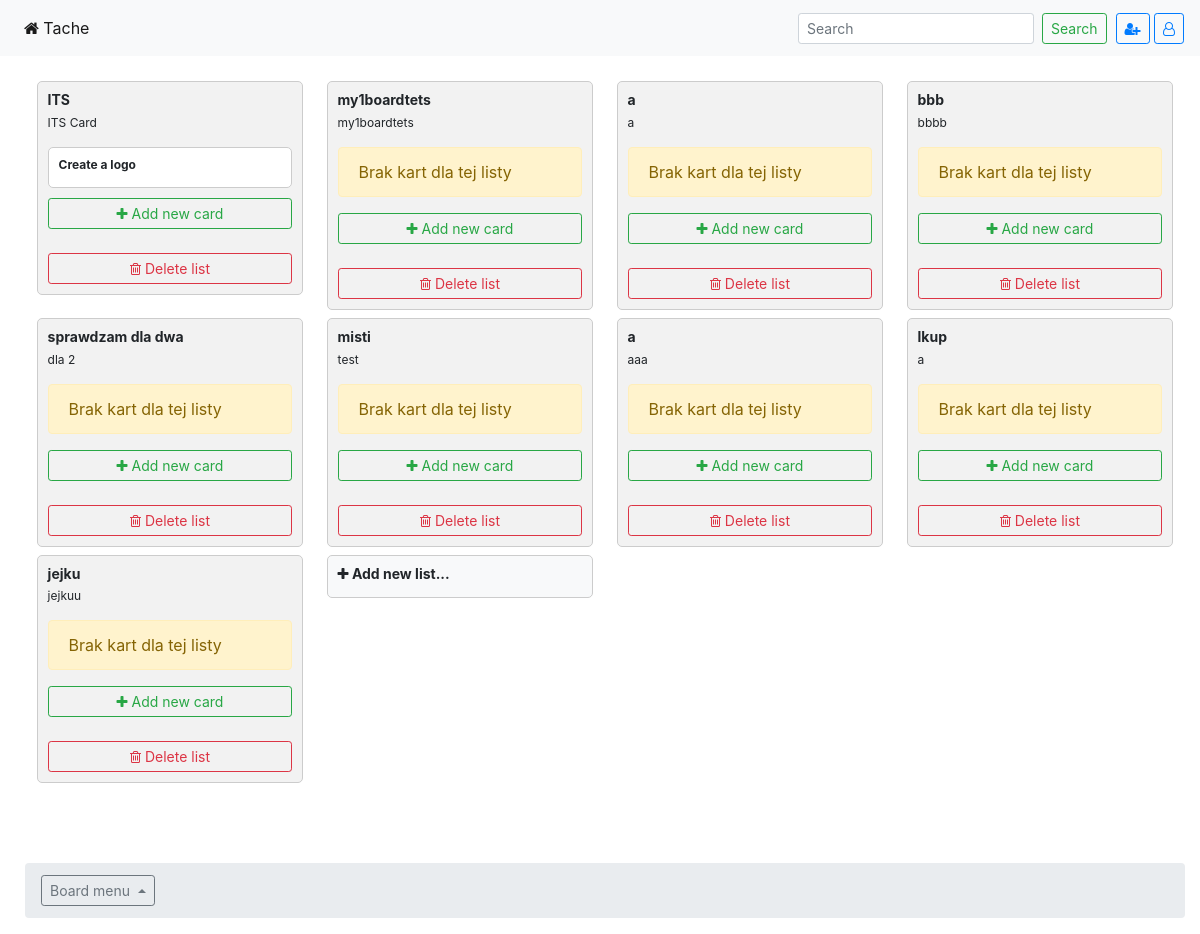
/tache/board/1, run on an earlier commit of the app's database.
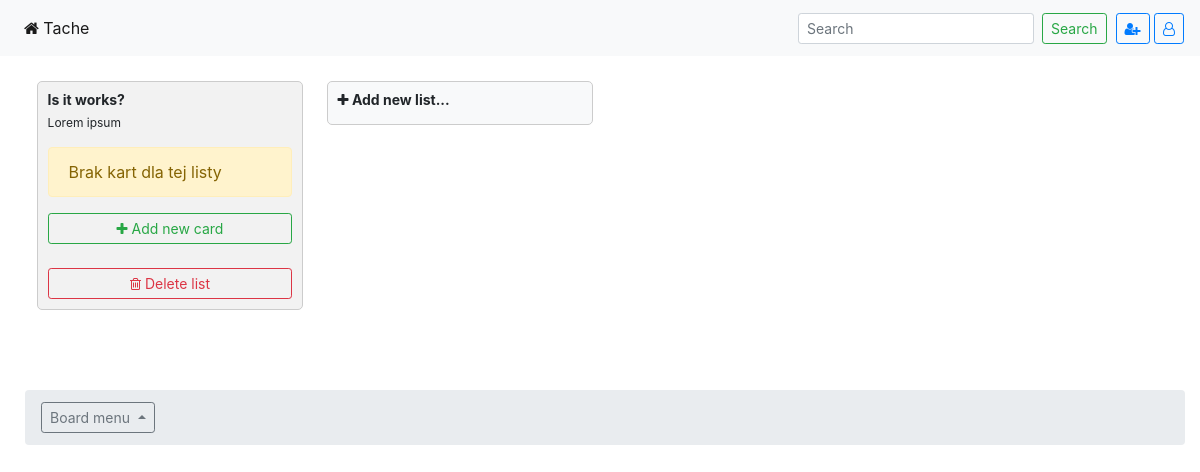
And on a later commit of the database.
### tache/models.py (models this page shows, shortened)
class ListList(models.Model):
    list_board = models.ForeignKey(ListBoard, on_delete=models.CASCADE, blank=False)
    list_name = models.CharField(max_length=100, verbose_name='Name')
    list_description = models.TextField(blank=True, verbose_name='Description')
    list_active_status = models.BooleanField(default=True, verbose_name='Active')
    list_create_date = models.DateTimeField(auto_now_add=True, editable=False, verbose_name='Create date')
    list_modify_date = models.DateTimeField(auto_now=True, editable=True, verbose_name='Last activity')
    class Meta:
        verbose_name = 'List'
        verbose_name_plural = 'Lists'

class ListCard(models.Model):
    card_list = models.ForeignKey(ListList, on_delete=models.CASCADE)
    card_name = models.CharField(max_length=100)
    card_description = models.TextField(blank=True)
    card_active_status = models.BooleanField(default=True)
    card_priority = models.IntegerField(choices=((1, 'Normal'), (2, 'High'), (3, 'ASAP'), (4, 'NOW')), default=1)
    card_create_date = models.DateTimeField(auto_now_add=True, editable=False)
    card_modify_date = models.DateTimeField(auto_now=True, editable=True)
    class Meta:
        verbose_name = 'Card'
        verbose_name_plural = 'Cards'

### tache/views.py (the view)
# urls.py: path('board/<int:board_id>', views.board, name="board"),
def board(request, board_id):
    try:
        bg = ListBoard.objects.get(pk=board_id)
        active_lists = ListList.objects.filter(list_active_status=True, list_board=board_id)
        context = {'active_lists': active_lists, 'bg':bg }
        return render(request, 'tache/board.html', context)
    except ListList.DoesNotExist:
        return redirect('home')

### tache/context_processor.py (called while the page is built)
def logged_user_name(request):
    username = "user not logged"
    try:
        username = request.user.username
        return {"logged_username" : username}
    except:
        pass

def get_current_path(request):
    path = request.get_full_path()
    path = re.sub("[^0-9]", "", path)
    return {
       'current_path': path,
     }

### tache/templates/tache/board.html (shortened to what this page needs)
{% extends 'base.html' %}
{% block content %}
<div class="container-fluid container-main">
<div class="row">
    <div class="col-sm">
        {% for single_list in active_lists %}
<div class="single-list">
    <h2>{{ single_list.list_name }}</h2>
    <p class="list-description">{{ single_list.list_description }}</p>
    {% if single_list.listcard_set.all %}
    {% for single_card in single_list.listcard_set.all %}
    <div class="single-card">
        <h3 class="card-title">{{ single_card.card_name }}</h3>
    </div>
    {% endfor %}
        <button type="button" class="btn btn-sm btn-outline-success create-card" style="width: 100%"><i class="fa fa-plus" aria-hidden="true"></i>
 Add new card</button><br/><br/>
        <form action="{% url 'delete' bg.pk single_list.pk %}" method="POST">
            <button class="btn btn-outline-danger btn-sm" type="submit" style="width: 100%"><i class="fa fa-trash-o" aria-hidden="true"></i>
 Delete list</button>
</form>
    {% else %}
    <div class="alert alert-warning">Brak kart dla tej listy</div>
        <button type="button" class="btn btn-sm btn-outline-success create-card" style="width: 100%"><i class="fa fa-plus" aria-hidden="true"></i>
 Add new card</button><br/><br />
                <form action="{% url 'delete' bg.pk single_list.pk %}" method="POST">
            <button class="btn btn-outline-danger btn-sm" type="submit" style="width: 100%"><i class="fa fa-trash-o" aria-hidden="true"></i>
 Delete list</button>
</form>
    {% endif %}
</div>
{% empty %}
<div class="alert alert-danger">Brak aktywnych list</div>
{% endfor %}
    <div class="single-list single-list-add create-list">
        <h2><i class="fa fa-plus" aria-hidden="true"></i> Add new list...</h2></div>
    </div>
</div>
    <br/><br/><br/>
    <nav aria-label="breadcrumb">
  <ol class="breadcrumb">
<div class="btn-group dropup">
  <button type="button" class="btn btn-sm btn-outline-secondary dropdown-toggle" data-toggle="dropdown" aria-haspopup="true" aria-expanded="false">
    Board menu
  </button>
</div>
  </ol>
</nav>
</div>
{% endblock %}

### templates/base.html (shortened to what this page needs)
{% load staticfiles %}
<!DOCTYPE html>
<html lang="en">
<head>
    <link rel="stylesheet" href="https://cdnjs.cloudflare.com/ajax/libs/font-awesome/4.7.0/css/font-awesome.min.css">
    <link rel="stylesheet" type="text/css" href="{% static 'assets/bootstrap/css/bootstrap.css'%}">
    <link rel="stylesheet" type="text/css" href="{% static 'assets/bootstrap/css/bootstrap-social.css'%}">
    <link rel="stylesheet" type="text/css" href="{% static 'css/style.css' %}">
</head>
<body>
<nav class="navbar navbar-expand-lg navbar-light bg-light">
  <div class="collapse navbar-collapse" id="navbarTogglerDemo03">
    <ul class="navbar-nav mr-auto mt-2 mt-lg-0">
      <li class="nav-item active">
        <a class="nav-link" href="{% url 'home' %}"><i class="fa fa-home" aria-hidden="true"></i>
Tache <span class="sr-only">(current)</span></a>
      </li>
    </ul>
    <form class="form-inline my-2 my-lg-0">
      <input class="form-control form-control-sm mr-sm-2" type="search" placeholder="Search" aria-label="Search">
      <button class="btn btn-outline-success my-2 my-sm-0 btn-sm" type="submit">Search</button>
    </form><span>&nbsp&nbsp </span>
      {% if user.is_authenticated %}
      <span>Hello {{ logged_username }}&nbsp&nbsp </span>
                 <button type="button" class=" create-book btn btn-outline-primary btn-sm" data-toggle="modal" data-target=".bd-example-modal-lg"><i class="fa fa-plus-circle" aria-hidden="true"></i></button>
      {% else %}
      <button  type="button" class=" signup-btn btn btn-outline-primary btn-sm" data-toggle="modal" data-target=".bd-example-modal-lg" ><i class="fa fa-user-plus" aria-hidden="true"></i></button>
<span>&nbsp</span>
      <button type="button" class=" login-btn btn btn-outline-primary btn-sm" data-toggle="modal" data-target=".bd-example-modal-lg"><i class="fa fa-user-o" aria-hidden="true"></i></button>
{% endif %}
  </div>
</nav>
    {% block content %} {% endblock %}
</body>
</html>

### tache/static/css/style.css (style rules this page uses)
* { transition: 0.4s ease all; }
.single-list { position: relative; float: left; width: 23%; margin: 0px 1%; margin-bottom: 8px; padding: 10px; background: #F2F2F2; border: 1px solid #CCC; border-radius: 5px; }
.single-list h2, .single-list h3, .single-board h2, .single-board h3 { margin: 0px 0px 5px; padding: 0px; font-weight: 700; }
.single-list h2, .single-board h2 { font-size: 14px; }
.single-list p { font-size: 12px; margin: 0px; }
.single-list > p { margin-bottom: 15px; }
.container-main { padding-top: 25px; padding-left: 25px; }
.single-list-add { background-color: #F8F9FA; cursor: pointer; }

What changed in the data, as far as the page shows it:
removed ListList: list_name "ITS", list_description "ITS Card"
removed ListCard: card_name "Create a logo"
removed ListList: list_name "my1boardtets", list_description "my1boardtets"
removed ListList: list_name "a", list_description "a"
removed ListList: list_name "bbb", list_description "bbbb"
removed ListList: list_name "sprawdzam dla dwa", list_description "dla 2"
removed ListList: list_name "misti", list_description "test"
removed ListList: list_name "a", list_description "aaa"
removed ListList: list_name "lkup", list_description "a"
removed ListList: list_name "jejku", list_description "jejkuu"
added ListList: list_name "Is it works?", list_description "Lorem ipsum"
